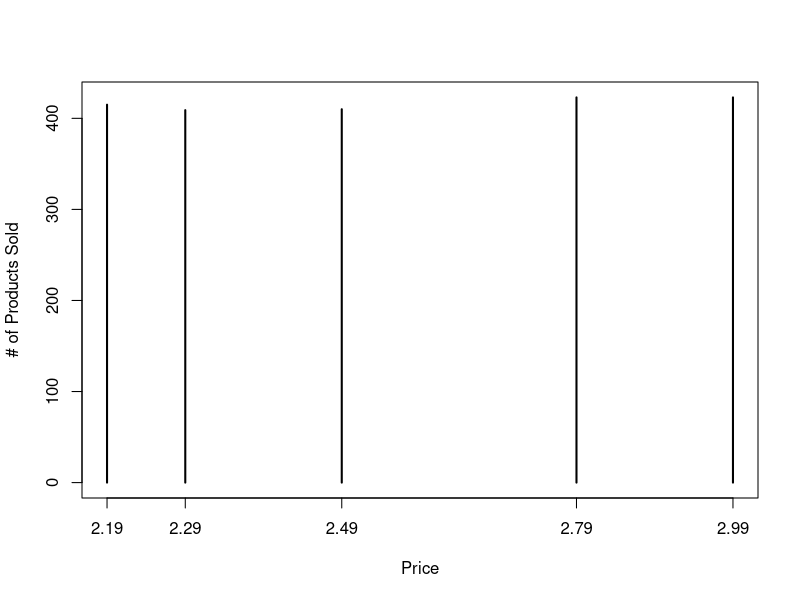
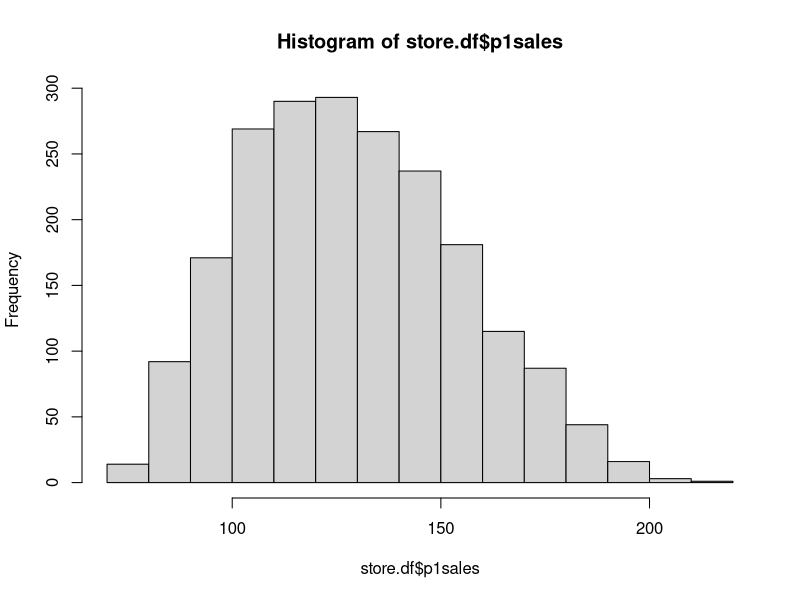
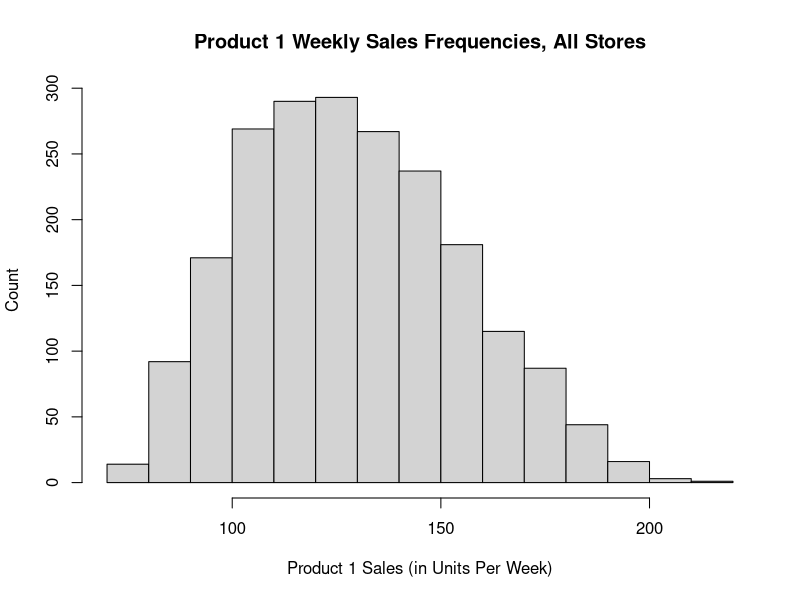
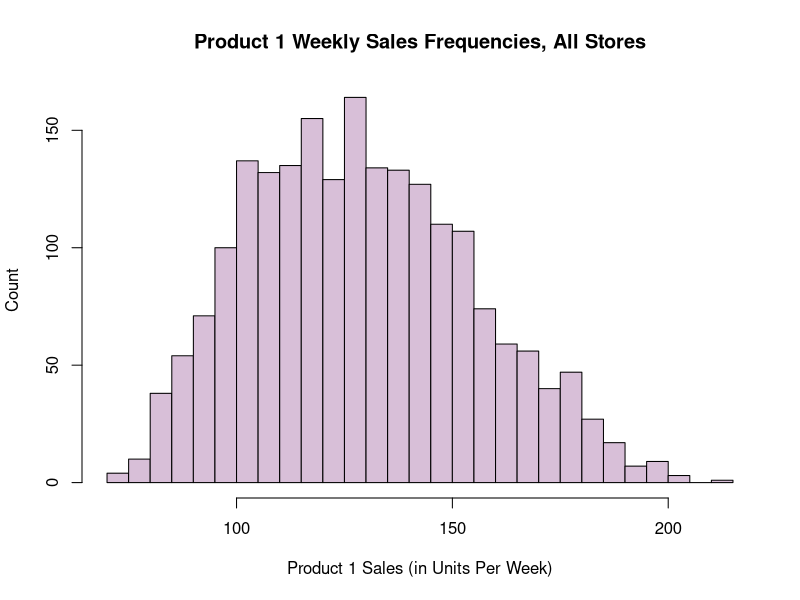
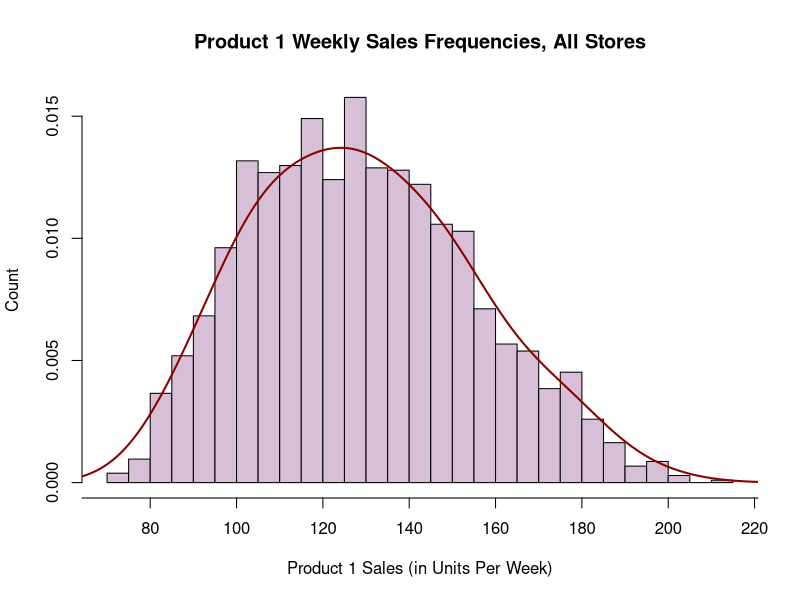
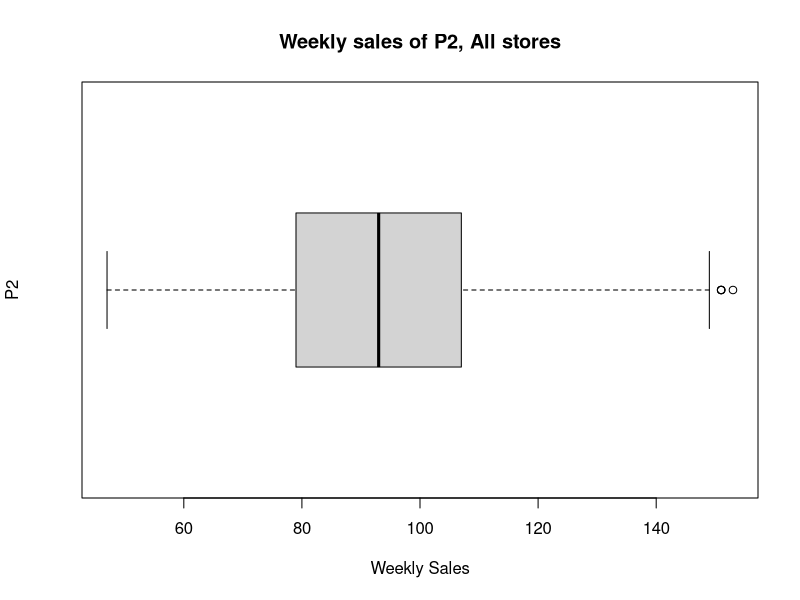
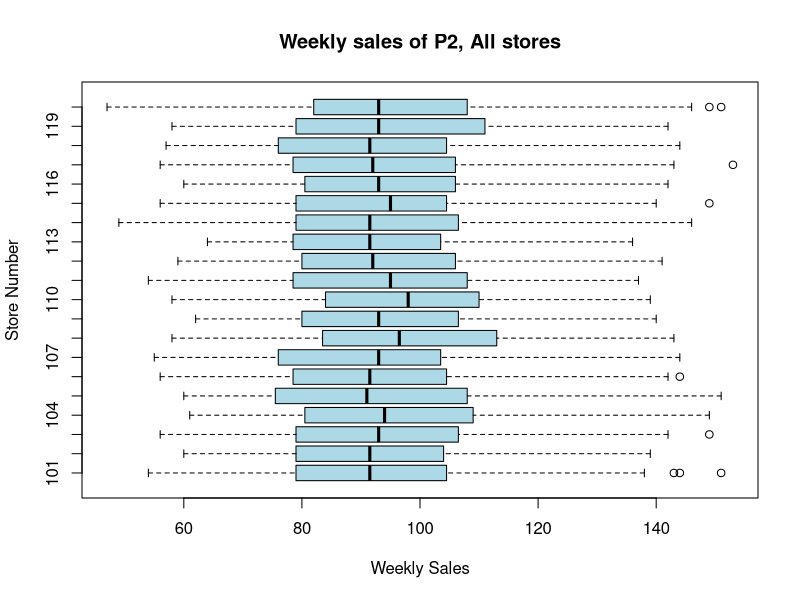
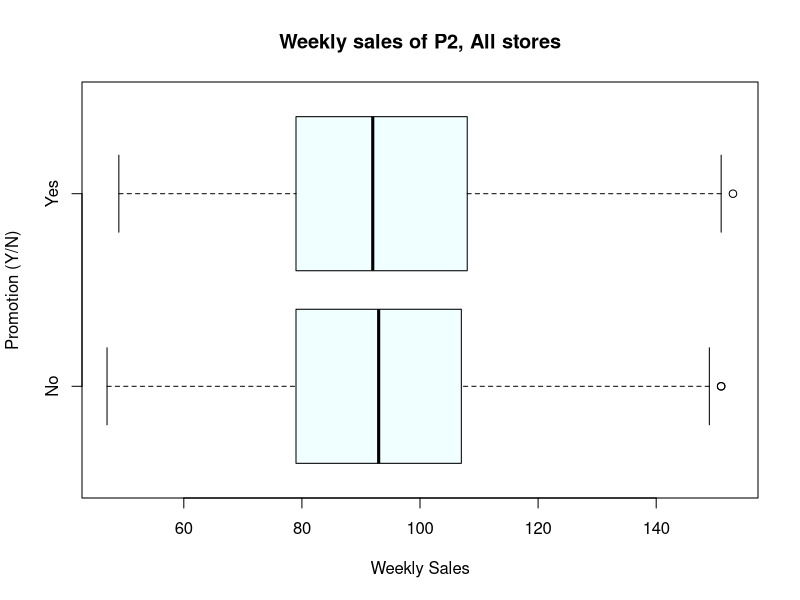

Recreate these plots in R, in order.
## ---- chunk 1
k.stores <- 20
k.weeks <- 104

# create a data frame of initially missing values to hold the data
store.df <- data.frame(matrix(NA, ncol=10, nrow=k.stores * k.weeks))
names(store.df) <- c("storeNum", "Year", "Week", "p1sales", "p2sales", 
                     "p1price", "p2price", "p1prom", "p2prom", "country")  # Assign Var Names to df
str(store.df)
dim(store.df) # get dimensions of df
## ---- chunk 2
(store.num <- 101:(100+k.stores))
(store.cty <- c(rep("US",3), rep("DE",5), rep("GB", 3), rep("BR",2),
                rep("JP",4), rep("AU",1), rep("CN",2)))  # Store's country location
length(store.cty)
## ---- chunk 3
store.df$storeNum <- rep(store.num, each=k.weeks) # each = # of times each element is repeated
# This is different from "times=" which repeats the whole vector n-times
store.df$country <- rep(store.cty, each =k.weeks) 
rm(store.num, store.cty) # clean up memory

## ---- chunk 4
store.df$Week <- rep(c(1:52),times=k.stores * 2) # Replicate 52 weeks 40 times so that there will be 2 years per store
store.df$Year <- rep(c(1,2), each=52, times=k.stores)  # Replicate Year 1 and 2-  52x per store
## ---- chunk 5
str(store.df)
## ---- chunk 6
store.df$storeNum <- factor(store.df$storeNum)
store.df$country <- factor(store.df$country)
store.df$Week <- as.integer(store.df$Week)
store.df$Year <- as.integer(store.df$Year)
str(store.df)

## ---- chunk 7
# check first and last rows for mistakes
head(store.df, 120)

## ---- chunk 8
tail(store.df, 120)
## ---- chunk 9
store.df$p1prom <- rbinom(n=nrow(store.df), size=1, p=0.10) # product 1 is promoted 10% of time
store.df$p2prom <- rbinom(n=nrow(store.df), size=1, p=0.15) # product 2 is promoted 15% of time

## ---- chunk 10
store.df$p1price <- sample(x=c(2.19, 2.29, 2.49, 2.79, 2.99), size=nrow(store.df), replace=TRUE)
store.df$p2price <- sample(x=c(2.29, 2.49, 2.59, 2.99, 3.19), size=nrow(store.df), replace=TRUE) # slightly more expensive that product 1

# check progress
head(store.df)
## ---- chunk 11
# first, create default sales without promotion
tmp.sales1 <- rpois(nrow(store.df),lambda=120) # p1 mean sales is slightly higher than p2
tmp.sales2 <- rpois(nrow(store.df),lambda=100)

#second, scale counts up/down based on the RATIO OF LOG(PRICE)
tmp.sales1 <- tmp.sales1 * log(store.df$p2price) / log(store.df$p1price) # when p1 is cheaper, sales go up as part of the denominator
tmp.sales2 <- tmp.sales2 * log(store.df$p1price) / log(store.df$p2price)

# third, p1 sales get a 30% lift when promoted and p2 sales get a 40% lift when promoted
store.df$p1sales = floor(tmp.sales1 * 1 + store.df$p1prom * 0.3)
store.df$p2sales = floor(tmp.sales2 * 1 + store.df$p2prom * 0.4)

# inspect data frame and check for errors
head(store.df)


## ---- chunk 12
# use some() to further inspect from random sampling
library("car")
some(store.df)
## ---- chunk 13
# frequency count table using table()
table(store.df$p1price)

# store the table in a var
(p1.table <- table(store.df$p1price))
str(p1.table)
## ---- chunk 14
table(store.df$p1price, store.df$p1prom)

## ---- chunk 15
plot(p1.table, xlab="Price", ylab="# of Products Sold")
## ---- chunk 16
(p1.table2 <-table(store.df$p1price, store.df$p1prom))

# Get percentage of products promoted at each price point
p1.table2[,2] / (p1.table2[,1] + p1.table2[,2])
## ---- chunk 17
min(store.df$p1sales)
max(store.df$p2sales)
mean(store.df$p1prom)
median(store.df$p2sales)
var(store.df$p1sales)
sd(store.df$p1sales)
IQR(store.df$p1sales)
mad(store.df$p1sales)
quantile(store.df$p1sales, prob=c(0.25,0.5,0.75))

# central 90% of data
quantile(store.df$p1sales, probs=c(0.05,0.95))
## ---- chunk 18
quantile(store.df$p1sales, c(1:10/10))

# equivalent
quantile(store.df$p1sales, probs=seq(from=0, to =1, by = 0.1))
## ---- chunk 19
summary.df <- data.frame(matrix(NA, nrow=2, ncol=2))
names(summary.df) <- c("Median Sales", "IQR")
rownames(summary.df) <- c("Product 1", "Product 2")
summary.df["Product 1", "Median Sales"] <- median(store.df$p1sales)
summary.df["Product 2", "Median Sales"] <- median(store.df$p2sales)
summary.df["Product 1", "IQR"] <- IQR(store.df$p1sales)
summary.df["Product 2", "IQR"] <- IQR(store.df$p2sales)

summary.df
## ---- chunk 20
summary(store.df)
## ---- chunk 21
summary(store.df$p1sales)
## ---- chunk 22
library(psych)
describe(store.df)
## ---- chunk 23
describe(store.df[,c(2,4:9)]) # remember indexing uses brackets
## ---- chunk 24
apply(store.df[,2:9], MARGIN=2, FUN=mean)
## ---- chunk 25

apply(store.df[,2:9], MARGIN=2, FUN = function(x){mean(x) - median(x)})
## ---- chunk 26
# Previous example with apply used instead

mysummary2.df <- data.frame(matrix(NA, nrow=2, ncol=2)) # Must specify matrix to add r x c matrix
names(mysummary2.df) <- c("Median Sales", "IQR")
rownames(mysummary2.df) <- names(store.df)[4:5]
mysummary2.df[, "Median Sales"] <- apply(store.df[,c("p1sales", "p2sales")], 2, median)
mysummary2.df[, "IQR"] <- apply(store.df[,c("p1sales", "p2sales")], MARGIN=2, FUN=IQR)
mysummary2.df
## ---- chunk 27
hist(store.df$p1sales)
## ---- chunk 28
# add labels and title
hist(store.df$p1sales,
     main = "Product 1 Weekly Sales Frequencies, All Stores",
     xlab="Product 1 Sales (in Units Per Week)",
     ylab="Count")
## ---- chunk 29
# add more granularity in the data as the bins are too wide. Also color the bars
hist(store.df$p1sales,
     main = "Product 1 Weekly Sales Frequencies, All Stores",
     xlab="Product 1 Sales (in Units Per Week)",
     ylab="Count",
     breaks=30,
     col="thistle")
## ---- chunk 30
hist(store.df$p1sales,
     main = "Product 1 Weekly Sales Frequencies, All Stores",
     xlab="Product 1 Sales (in Units Per Week)",
     ylab="Count",
     breaks=30,
     col="thistle",
     freq=F, # for density estimates
     xaxt="n") # To remove x-axis

axis(side=1, at=seq(60,300, by=20))

lines(density(store.df$p1sales, bw=9),
      type="l", col="darkred", lwd=2) # type = l for lines
## ---- chunk 31
# p2 sales
boxplot(store.df$p2sales, main = "Weekly sales of P2, All stores", xlab= "Weekly Sales", ylab="P2",
         horizontal=T)
## ---- chunk 32

# copy previous code and modify

boxplot(p2sales ~ storeNum, data= store.df, main = "Weekly sales of P2, All stores", xlab= "Weekly Sales", 
        ylab="Store Number", horizontal=T, col="lightblue")
## ---- chunk 33

## ---- chunk 34
# add our own axis to Yes No
boxplot(p2sales ~ p2prom, data= store.df, main = "Weekly sales of P2, All stores", xlab= "Weekly Sales", 
        ylab="Promotion (Y/N)", horizontal=T, col="azure", yaxt="n")
# Modify y-axis
axis(side=2, at=c(1,2), labels=c("No","Yes")) # at location starts from the bottom to top


## ---- chunk 35
boxplot(p2sales ~ p2price, data= store.df, main = "Weekly sales of P2 by Price Point", xlab= "Weekly Sales", 
        ylab="Price Point ($)", horizontal=T, col="lightyellow")
## ---- chunk 36
qqnorm(store.df$p1sales)
qqline(store.df$p1sales)
## ---- chunk 37
qqnorm(log(store.df$p1sales))
qqline(log(store.df$p1sales))
## ---- chunk 38
plot(ecdf(store.df$p1sales),
     main="Cumulative distrib. of P1 Weekly Sales",
     ylab="Cumulative Proportion",
     xlab=c("P1 weekly sales, all stores", "90% of weeks sold <= 171 units"),
     yaxt="n")

axis(side=2, at=seq(0,1,by=0.1), las=1, labels=paste(seq(0,1,by=0.1),"%", sep=""))

abline(h=0.9, lty=3) # for horizontal line; "lty=3" for dotted line type
abline(v=quantile(store.df$p1sales, pr=0.9), lty=3)  # find 90% percentile of p1sales using quantile()
